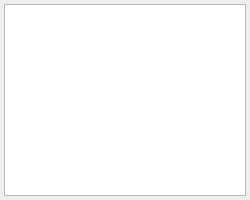
<?xml version="1.0" encoding="UTF-8"?>
<ui version="4.0">
 <class>MainViewer</class>
 <widget class="QWidget" name="MainViewer">
  <property name="geometry">
   <rect>
    <x>0</x>
    <y>0</y>
    <width>250</width>
    <height>200</height>
   </rect>
  </property>
  <property name="acceptDrops">
   <bool>true</bool>
  </property>
  <property name="windowTitle">
   <string>flame viewer</string>
  </property>
  <layout class="QVBoxLayout">
   <property name="margin">
    <number>4</number>
   </property>
   <item>
    <widget class="MainViewerGraphicsView" name="m_graphicsView">
     <property name="sizePolicy">
      <sizepolicy hsizetype="Expanding" vsizetype="Expanding">
       <horstretch>0</horstretch>
       <verstretch>0</verstretch>
      </sizepolicy>
     </property>
     <property name="acceptDrops">
      <bool>true</bool>
     </property>
     <property name="frameShape">
      <enum>QFrame::StyledPanel</enum>
     </property>
     <property name="frameShadow">
      <enum>QFrame::Sunken</enum>
     </property>
     <property name="verticalScrollBarPolicy">
      <enum>Qt::ScrollBarAlwaysOff</enum>
     </property>
     <property name="horizontalScrollBarPolicy">
      <enum>Qt::ScrollBarAlwaysOff</enum>
     </property>
    </widget>
   </item>
  </layout>
 </widget>
 <customwidgets>
  <customwidget>
   <class>MainViewerGraphicsView</class>
   <extends>QGraphicsView</extends>
   <header>mainviewer.h</header>
  </customwidget>
 </customwidgets>
 <resources/>
 <connections/>
</ui>
